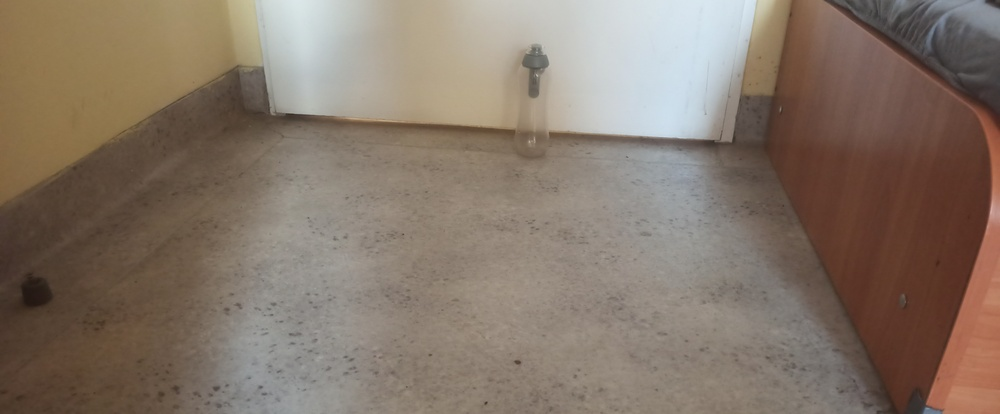
#> input picture tests/image_processing/resources/bottle_and_bed.jpg, 1000 x 414 px, shrunk from 4624 x 1916 before the run
$ python -i normalization.py   (imports and definitions only)
#> lines starting #> are read from the running program, lines starting #| are printed output that depends on the picture
#> further down, picture is the input picture: shape (414, 1000, 3); mean B, G, R 105.1, 118.3, 133.5
import numpy as np
import cv2 as cv


class IncorrectImageWrongChannelNumberException(Exception):
    """Wrong image is provided"""

    pass


# [104 lines left out: functions min_max_norm, zero_one_norm, gray_norm, histogram_equalization_gray, histogram_equalization_luminance, not called in this run]


def histogram_equalization_color(image: np.ndarray) -> np.ndarray:
    """Apply histogram normalization on every image channel

    Parameters:
    ----------
    image: np.ndarray
        color image to be normalized

    Returns:
    ----------
    image: np.ndarray
        normalized version of input image

    Raises:
    ----------
        IncorrectImageWrongChannelNumberException: when image don't have 3 channels in image
    """

    if len(image.shape) != 3 or image.shape[2] != 3:
        raise IncorrectImageWrongChannelNumberException("It should have 3 channels")

    # segregate color streams
    b, g, r = cv.split(image)
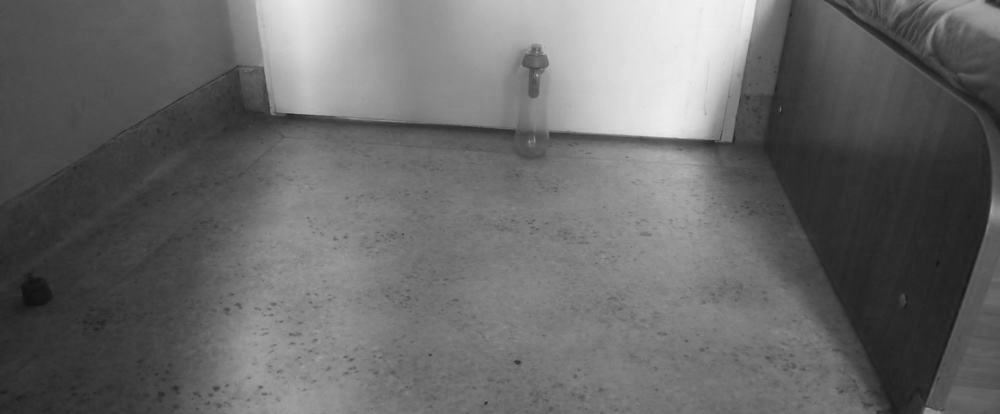
#> b: shape (414, 1000); min 17, max 241, mean 105.1
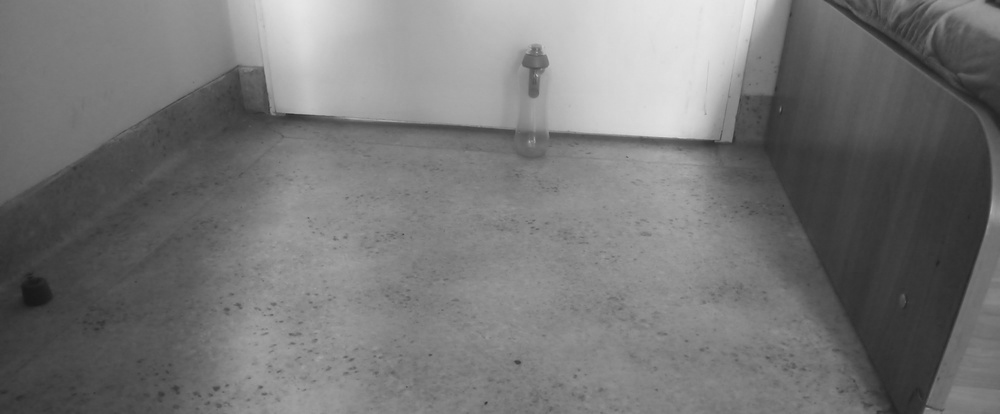
#> g: shape (414, 1000); min 23, max 232, mean 118.3
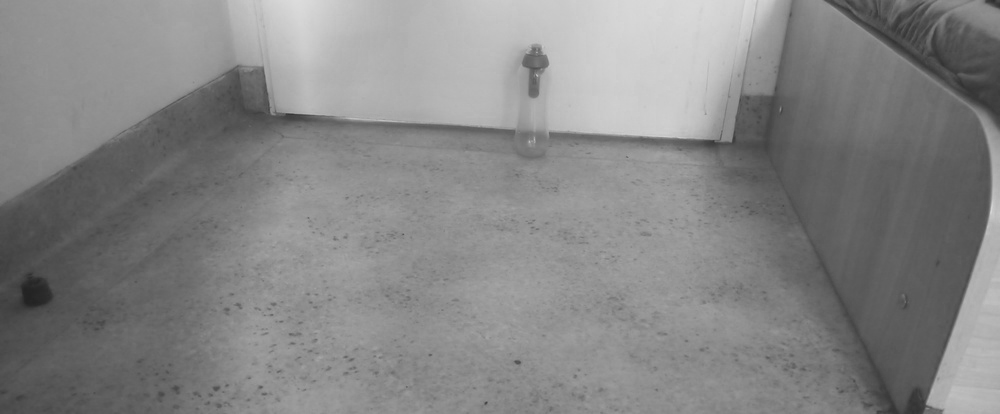
#> r: shape (414, 1000); min 34, max 220, mean 133.5
    h_b, bin_b = np.histogram(b.flatten(), 256, [0, 256])
#> h_b = 256 values, max 5286 at index 116, min 0 at index 0, mean 1617.2; bin_b = 257 values from 0 to 256
    h_g, bin_g = np.histogram(g.flatten(), 256, [0, 256])
#> h_g = 256 values, max 6532 at index 129, min 0 at index 0, mean 1617.2; bin_g = 257 values from 0 to 256
    h_r, bin_r = np.histogram(r.flatten(), 256, [0, 256])
#> h_r = 256 values, max 8972 at index 144, min 0 at index 0, mean 1617.2; bin_r = 257 values from 0 to 256
    # calculate cdf
    cdf_b = np.cumsum(h_b)
#> cdf_b = 256 values from 0 to 414000
    cdf_g = np.cumsum(h_g)
#> cdf_g = 256 values from 0 to 414000
    cdf_r = np.cumsum(h_r)
#> cdf_r = 256 values from 0 to 414000

    # mask all pixels with value=0 and replace it with mean of the pixel values
    cdf_m_b = np.ma.masked_equal(cdf_b, 0)
    cdf_m_b = (cdf_m_b - cdf_m_b.min()) * 255 / (cdf_m_b.max() - cdf_m_b.min())
    cdf_final_b = np.ma.filled(cdf_m_b, 0).astype("uint8")
#> cdf_final_b = 256 values from 0 to 255

    cdf_m_g = np.ma.masked_equal(cdf_g, 0)
    cdf_m_g = (cdf_m_g - cdf_m_g.min()) * 255 / (cdf_m_g.max() - cdf_m_g.min())
    cdf_final_g = np.ma.filled(cdf_m_g, 0).astype("uint8")
#> cdf_final_g = 256 values from 0 to 255

    cdf_m_r = np.ma.masked_equal(cdf_r, 0)
    cdf_m_r = (cdf_m_r - cdf_m_r.min()) * 255 / (cdf_m_r.max() - cdf_m_r.min())
    cdf_final_r = np.ma.filled(cdf_m_r, 0).astype("uint8")
#> cdf_final_r = 256 values from 0 to 255

    # merge the images in the three channels
    img_b = cdf_final_b[b]
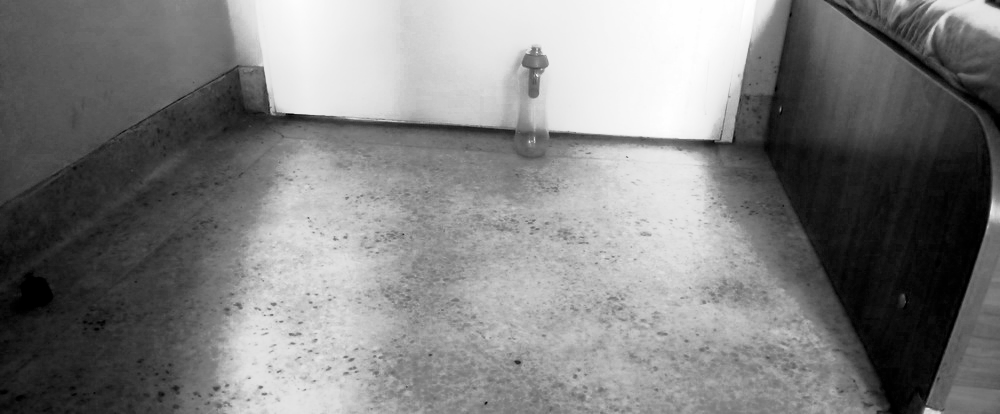
#> img_b: shape (414, 1000); min 0, max 255, mean 127.9
    img_g = cdf_final_g[g]
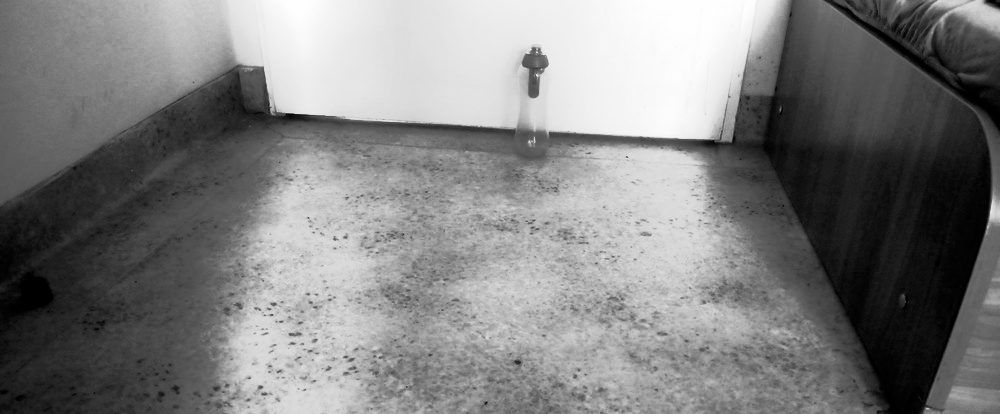
#> img_g: shape (414, 1000); min 0, max 255, mean 128
    img_r = cdf_final_r[r]
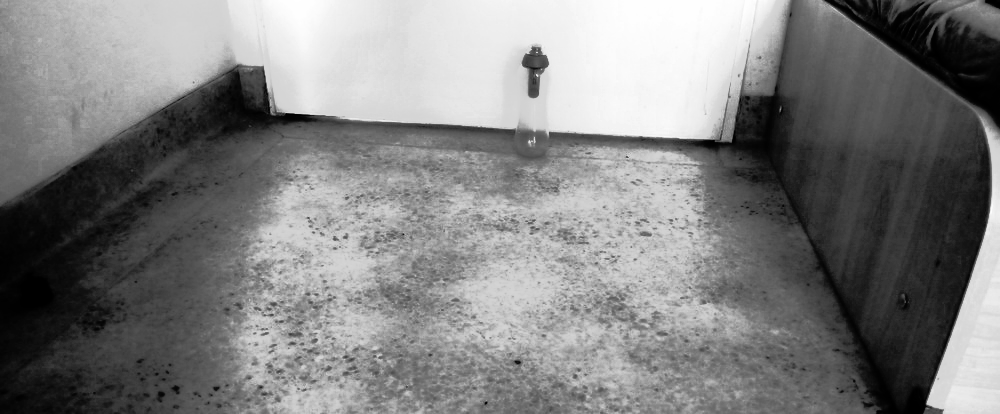
#> img_r: shape (414, 1000); min 0, max 255, mean 128.4

    img_out = cv.merge((img_b, img_g, img_r))
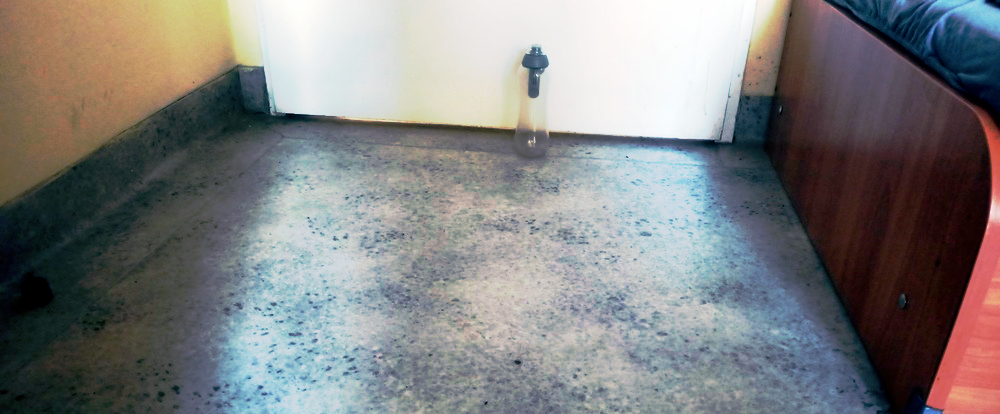
#> img_out: shape (414, 1000, 3); mean B, G, R 127.9, 128, 128.4
    return img_out


# [121 lines left out: functions image_centralization, clahe_gray_norm, clahe_color_norm, normalization, not called in this run]

>>> import cv2
>>> picture = cv2.imread('../../tests/image_processing/resources/bottle_and_bed.jpg')
>>> result = histogram_equalization_color(picture)

$ run again, on tests/image_processing/resources/dog.JPG
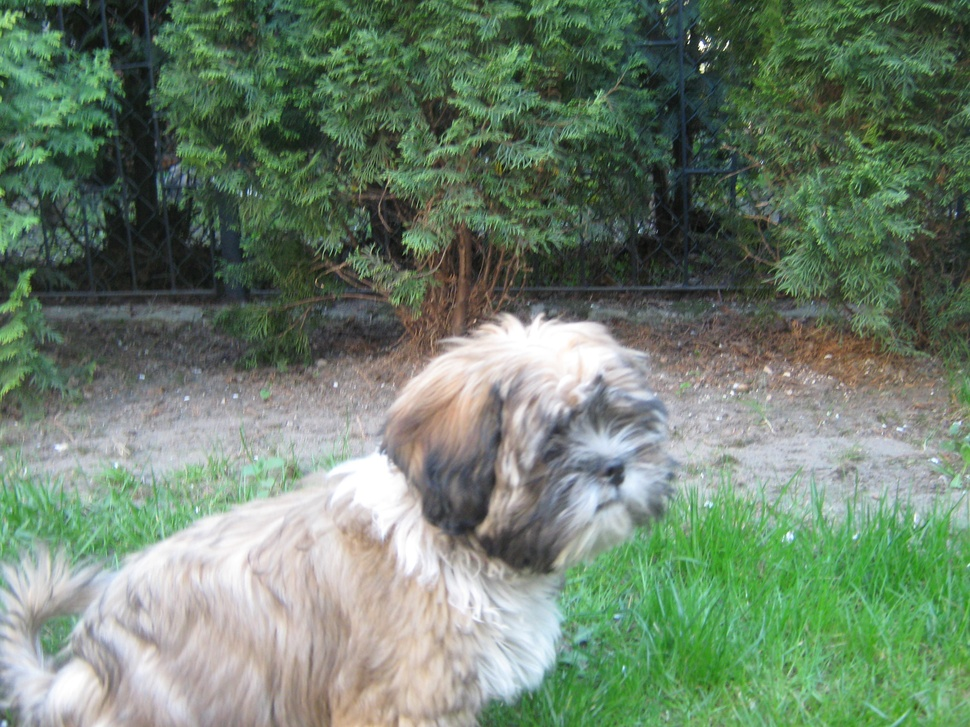
#> input picture tests/image_processing/resources/dog.JPG, 970 x 727 px, shrunk from 3072 x 2304 before the run
#> picture is the input picture: shape (727, 970, 3); mean B, G, R 109.5, 129.1, 110.2
#> in histogram_equalization_color, `b, g, r = cv.split(image)`:
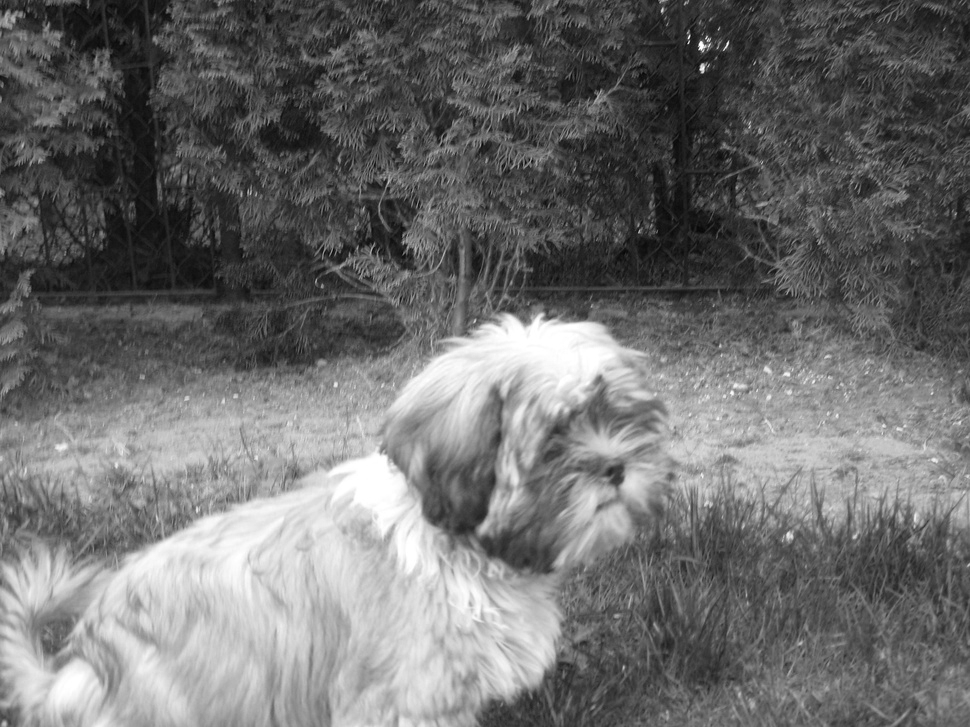
#> r: shape (727, 970); min 4, max 255, mean 110.2
#> h_b = 256 values, max 6400 at index 58, min 0 at index 3, mean 2754.6; bin_b = 257 values from 0 to 256
#> h_g = 256 values, max 5070 at index 168, min 0 at index 0, mean 2754.6; bin_g = 257 values from 0 to 256
#> h_r = 256 values, max 5999 at index 62, min 0 at index 0, mean 2754.6; bin_r = 257 values from 0 to 256
#> cdf_b = 256 values from 4 to 705190
#> cdf_g = 256 values from 0 to 705190
#> cdf_final_b = 256 values from 0 to 255
#> in histogram_equalization_color, `img_out = cv.merge((img_b, img_g, img_r))`:
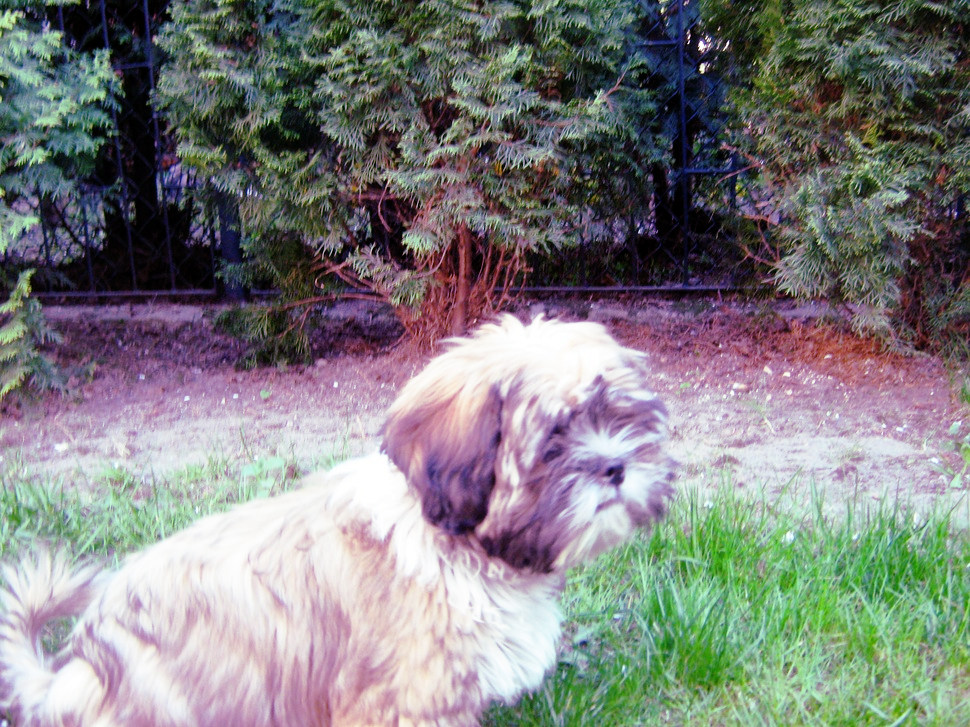
#> img_out: shape (727, 970, 3); mean B, G, R 127.7, 127.7, 127.7
